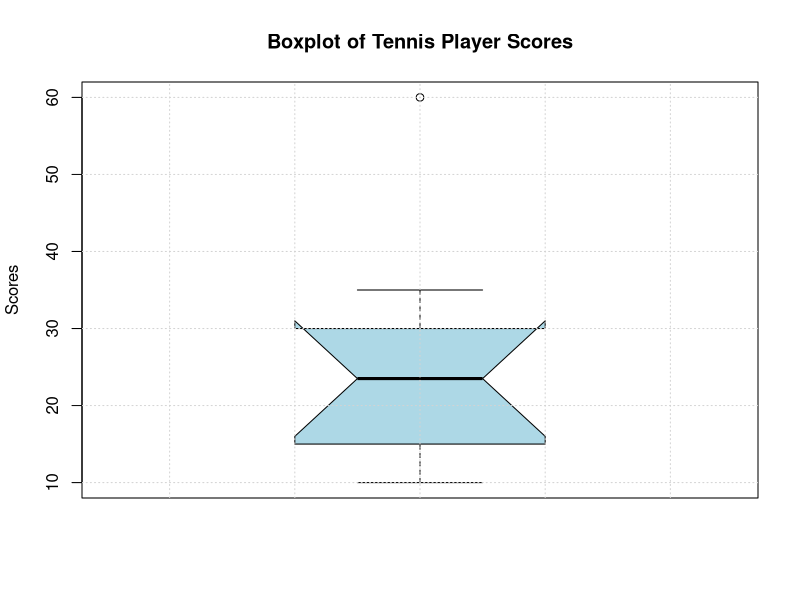

This chart was generated by the following R code:
# Sample data: Points scored by 10 players
player_scores <- c(12, 15, 18, 10, 22, 30, 25, 28, 35, 60)  # 60 is an outlier

# Create a boxplot
boxplot(player_scores, 
        main = "Boxplot of Tennis Player Scores",
        ylab = "Scores",
        col = "lightblue",
        border = "black",
        notch = TRUE)

# Add grid lines for clarity
grid()
